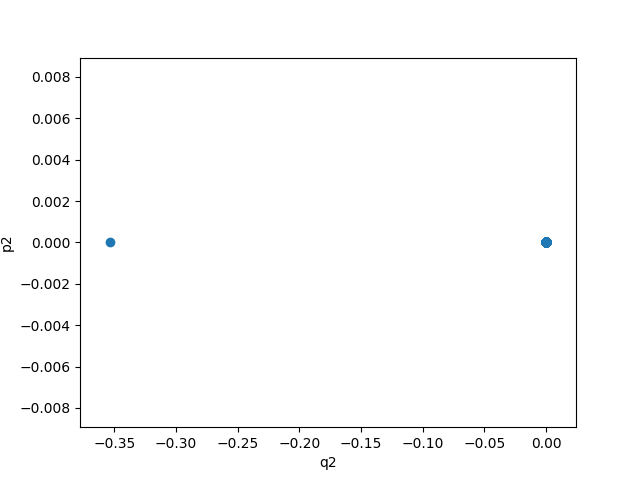

Generate this figure with Python:
import numpy as np
import matplotlib.pyplot as plt


datos=np.genfromtxt('dat.txt', delimiter=",")
q2=datos[:,0]
p2=datos[:,1]


plt.figure()
plt.scatter(q2,p2)
plt.xlabel('q2')
plt.ylabel('p2')
plt.savefig('caos.pdf')
plt.savefig('caos.png')
plt.show()

#El archivo en pdf no me funcionaba, adjunto tambien uno en .png :(


